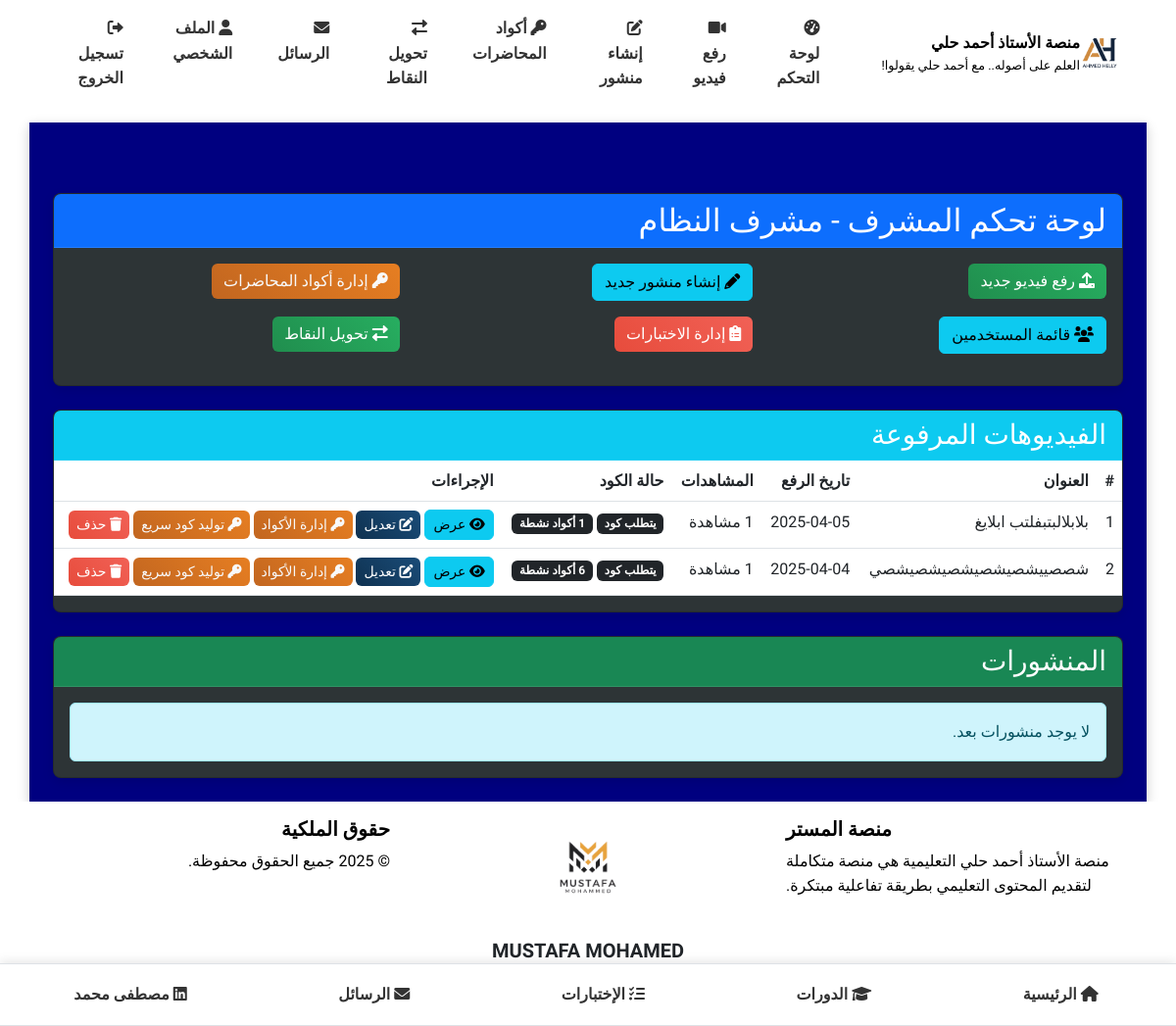
The page /admin/dashboard (signed in) on the database its author committed.
### models.py (models this page shows, shortened)
class User(UserMixin, db.Model):
    __tablename__ = 'users'
    id = db.Column(db.Integer, primary_key=True)
    username = db.Column(db.String(64), unique=True, nullable=False)
    full_name = db.Column(db.String(100), nullable=True)  # الاسم الثلاثي
    email = db.Column(db.String(100), nullable=True)  # البريد الإلكتروني للاستعادة
    phone = db.Column(db.String(20), nullable=True)   # رقم الهاتف للاستعادة
    password_hash = db.Column(db.String(256), nullable=False)
    role = db.Column(db.String(20), nullable=False)  # 'admin' or 'student'
    points = db.Column(db.Integer, default=0)  # نقاط المحفظة
    reset_token = db.Column(db.String(100), nullable=True)  # رمز استعادة كلمة المرور
    reset_token_expiry = db.Column(db.DateTime, nullable=True)  # تاريخ انتهاء صلاحية الرمز
    created_at = db.Column(db.DateTime, default=datetime.utcnow)  # تاريخ إنشاء الحساب
    videos = db.relationship('Video', backref='uploader', lazy='dynamic')
    comments = db.relationship('Comment', backref='author', lazy='dynamic')
    posts = db.relationship('Post', backref='author', lazy='dynamic')
    video_views = db.relationship('VideoView', backref='viewer', lazy='dynamic')
    def is_admin(self):
        return self.role == 'admin'

class Video(db.Model):
    __tablename__ = 'videos'
    id = db.Column(db.Integer, primary_key=True)
    title = db.Column(db.String(100), nullable=False)
    url = db.Column(db.String(200), nullable=True)  # يمكن أن يكون فارغًا في حالة رفع ملف
    file_path = db.Column(db.String(200), nullable=True)  # مسار الملف المرفوع
    description = db.Column(db.Text)
    uploaded_by = db.Column(db.Integer, db.ForeignKey('users.id'), nullable=False)
    created_at = db.Column(db.DateTime, default=datetime.utcnow)
    requires_code = db.Column(db.Boolean, default=True)  # هل تتطلب المحاضرة كود للوصول
    points_cost = db.Column(db.Integer, default=0)  # تكلفة الفيديو بالنقاط
    comments = db.relationship('Comment', backref='video', lazy='dynamic', cascade='all, delete-orphan')

### routes.py (the view)
@admin_bp.route('/dashboard')
@login_required
def dashboard():
    if not current_user.is_admin():
        abort(403)
    videos = Video.query.order_by(Video.created_at.desc()).all()
    posts = Post.query.order_by(Post.created_at.desc()).all()
    video_stats = {}
    for video in videos:
        views = VideoView.query.filter_by(video_id=video.id).all()
        viewers = User.query.join(VideoView, User.id == VideoView.user_id).filter(VideoView.video_id == video.id).all()
        active_codes = LectureCode.query.filter_by(video_id=video.id, is_active=True).all()
        video_stats[video.id] = {
            'views_count': len(views),
            'viewers': viewers,
            'active_codes': active_codes
        }
    return render_template('admin/dashboard.html', videos=videos, posts=posts, video_stats=video_stats)

### app.py (called while the page is built)
    @login_manager.user_loader
    def load_user(user_id):
        return User.query.get(int(user_id))

### routes.py (called while the page is built)
@app.context_processor
def inject_now():
    return {'now': datetime.now()}

### templates/admin/dashboard.html (shortened to what this page needs)
{% extends 'base.html' %}
{% block content %}
<div class="container mt-5 text-right">
    <div class="row">
        <div class="col-md-12">
            <div class="card mb-4">
                <div class="card-header bg-primary text-white">
                    <h2 class="mb-0">لوحة تحكم المشرف - {{ current_user.full_name }}</h2>
                </div>
                <div class="card-body">
                    <div class="row">
                        <div class="col-md-4 mb-3">
                            <a href="{{ url_for('admin.upload_video') }}" class="btn btn-success btn-block">
                                <i class="fa fa-upload"></i> رفع فيديو جديد
                            </a>
                        </div>
                        <div class="col-md-4 mb-3">
                            <a href="{{ url_for('admin.create_post') }}" class="btn btn-info btn-block">
                                <i class="fa fa-pencil"></i> إنشاء منشور جديد
                            </a>
                        </div>
                        <div class="col-md-4 mb-3">
                            <a href="{{ url_for('admin.lecture_codes') }}" class="btn btn-warning btn-block">
                                <i class="fa fa-key"></i> إدارة أكواد المحاضرات
                            </a>
                        </div>
                        <div class="col-md-4 mb-3">
                            <a href="{{ url_for('admin.users_list') }}" class="btn btn-info btn-block">
                                <i class="fas fa-users"></i> قائمة المستخدمين
                            </a>
                        </div>
                        <div class="col-md-4 mb-3">
                            <a href="{{ url_for('admin.manage_tests') }}" class="btn btn-danger btn-block">
                                <i class="fas fa-clipboard-list"></i> إدارة الاختبارات
                            </a>
                        </div>
                        <div class="col-md-4 mb-3">
                            <a href="{{ url_for('admin.transfer_points') }}" class="btn btn-success btn-block">
                                <i class="fas fa-exchange-alt"></i> تحويل النقاط
                            </a>
                        </div>
                    </div>
                </div>
            </div>
            <div class="card mb-4">
                <div class="card-header bg-info text-white">
                    <h3 class="mb-0">الفيديوهات المرفوعة</h3>
                </div>
                <div class="card-body p-0">
                    {% if videos %}
                    <div class="table-responsive">
                        <table class="table table-hover">
                            <thead class="thead-light">
                                <tr>
                                    <th>#</th>
                                    <th>العنوان</th>
                                    <th>تاريخ الرفع</th>
                                    <th>المشاهدات</th>
                                    <th>حالة الكود</th>
                                    <th>الإجراءات</th>
                                </tr>
                            </thead>
                            <tbody>
                                {% for video in videos %}
                                <tr>
                                    <td>{{ loop.index }}</td>
                                    <td>{{ video.title }}</td>
                                    <td>{{ video.created_at.strftime('%Y-%m-%d') }}</td>
                                    <td>{{ video_stats[video.id]['views_count'] }} مشاهدة</td>
                                    <td>
                                        {% if video.requires_code %}
                                            <span class="badge bg-dark">يتطلب كود</span>
                                            {% if video_stats[video.id]['active_codes'] %}
                                                <span class="badge bg-dark">{{ video_stats[video.id]['active_codes']|length }} أكواد نشطة</span>
                                            {% else %}
                                                <span class="badge bg-dark">لا توجد أكواد نشطة</span>
                                            {% endif %}
                                        {% else %}
                                            <span class="badge bg-dark">متاح للجميع</span>
                                        {% endif %}
                                    </td>
                                    <td>
                                        <a href="{{ url_for('student.view_video', video_id=video.id) }}" class="btn btn-sm btn-info">
                                            <i class="fa fa-eye"></i> عرض
                                        </a>
                                        <a href="{{ url_for('admin.edit_video', video_id=video.id) }}" class="btn btn-sm btn-primary">
                                            <i class="fa fa-edit"></i> تعديل
                                        </a>
                                        {% if video.requires_code %}
                                            <a href="{{ url_for('admin.lecture_codes') }}" class="btn btn-sm btn-warning">
                                                <i class="fa fa-key"></i> إدارة الأكواد
                                            </a>
                                            <form method="POST" action="{{ url_for('admin.create_lecture_code', video_id=video.id) }}" class="d-inline">
                                                <button type="submit" class="btn btn-sm btn-warning">
                                                    <i class="fa fa-key"></i> توليد كود سريع
                                                </button>
                                            </form>
                                        {% endif %}
                                        <a href="{{ url_for('admin.delete_video', video_id=video.id) }}" class="btn btn-sm btn-danger" onclick="return confirm('هل أنت متأكد من حذف هذا الفيديو؟');">
                                            <i class="fa fa-trash"></i> حذف
                                        </a>
                                    </td>
                                </tr>
                                {% endfor %}
                            </tbody>
                        </table>
                    </div>
                    {% else %}
                    <div class="alert alert-info m-3">لا يوجد فيديوهات مرفوعة بعد.</div>
                    {% endif %}
                </div>
            </div>
            <div class="card">
                <div class="card-header bg-success text-white">
                    <h3 class="mb-0">المنشورات</h3>
                </div>
                <div class="card-body p-0">
                    {% if posts %}
                    <div class="table-responsive">
                        <table class="table table-hover">
                            <thead class="thead-light">
                                <tr>
                                    <th>#</th>
                                    <th>العنوان</th>
                                    <th>تاريخ النشر</th>
                                    <th>الإجراءات</th>
                                </tr>
                            </thead>
                            <tbody>
                                {% for post in posts %}
                                <tr>
                                    <td>{{ loop.index }}</td>
                                    <td>{{ post.title }}</td>
                                    <td>{{ post.created_at.strftime('%Y-%m-%d') }}</td>
                                    <td>
                                        <a href="{{ url_for('student.view_post', post_id=post.id) }}" class="btn btn-sm btn-info">
                                            <i class="fa fa-eye"></i> عرض
                                        </a>
                                        <a href="{{ url_for('admin.delete_post', post_id=post.id) }}" class="btn btn-sm btn-danger" onclick="return confirm('هل أنت متأكد من حذف هذا المنشور؟');">
                                            <i class="fa fa-trash"></i> حذف
                                        </a>
                                    </td>
                                </tr>
                                {% endfor %}
                            </tbody>
                        </table>
                    </div>
                    {% else %}
                    <div class="alert alert-info m-3">لا يوجد منشورات بعد.</div>
                    {% endif %}
                </div>
            </div>
        </div>
    </div>
</div>
{% endblock %}

### static/css/style.css (style rules this page uses)
:root { --primary-color: #1a4c78; --primary-light: #2c6ca8; --primary-dark: #0f3251; --secondary-color: #27ae60; --secondary-light: #4cc482; --secondary-dark: #208e4e; --accent-color: #e67e22; --accent-light: #f4a261; --accent-dark: #c26620; --danger-color: #e74c3c; --text-light: #f8f9fa; --text-dark: #343a40; --bg-light: #ffffff; --bg-dark: #111111; --bg-card: #2d3436; --bg-card-dark: #222; --header-height: 80px; }
body { direction: rtl; text-align: right; font-family: 'Tajawal', 'Segoe UI', Tahoma, Geneva, Verdana, sans-serif; line-height: 1.6; color: #333; background-color: var(--bg-light); transition: background-color 0.3s ease; display: flex; flex-direction: column; min-height: 100vh; }
.card { animation: fadeIn 0.6s ease-out; border-radius: 8px; overflow: hidden; box-shadow: 0 4px 12px rgba(0,0,0,0.1); transition: all 0.3s ease; background-color: var(--bg-card); color: var(--text-light); }
.card .card-header { background-color: var(--bg-card-dark); color: var(--text-light); border-bottom: 1px solid rgba(255,255,255,0.1); }
.btn { transition: all 0.3s ease; border-radius: 6px; font-weight: 500; }
.btn-primary { background: linear-gradient(45deg, var(--primary-dark), var(--primary-color)); border: none; }
.btn-success { background: linear-gradient(45deg, var(--secondary-dark), var(--secondary-color)); border: none; }
.btn-danger { background: linear-gradient(45deg, var(--danger-color), #f16156); border: none; }
.btn-warning { background: linear-gradient(45deg, var(--accent-dark), var(--accent-color)); border: none; color: var(--text-light); }

### templates/base.html (style rules this page uses)
body { font-family: 'Tajawal', sans-serif; }

### rows shown on the page
User: full_name "مشرف النظام"
Video: title "بلابلالبتبفلتب ابلايغ", created_at "2025-04-05", video_stats "1"
Video: title "شصصييشصيشصيشصيشصيشصي", created_at "2025-04-04", video_stats "6"
